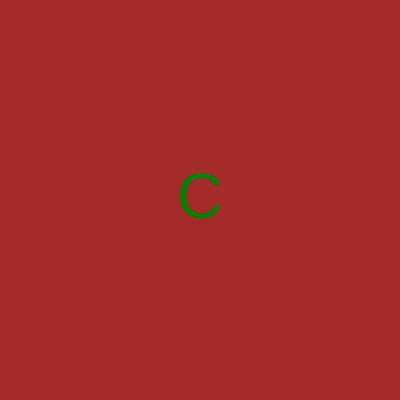
Frame 1 (no input)
Frame 60 (no input): identical to frame 1, image omitted
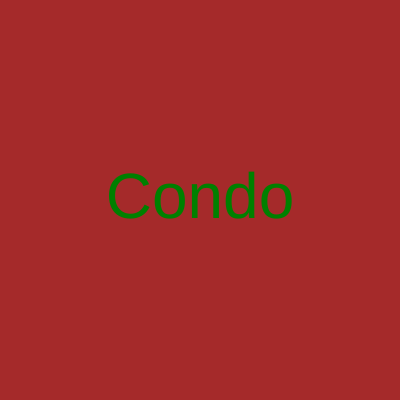
Frame 120 (the mouse pressed at the canvas centre since frame 60)

The p5.js sketch that drew these frames (run headless with seeded random() and noise() and a simulated clock; from frame 60 on, the mouse is pressed at the canvas centre):

// p5.js sketch
// ── sketch.js
let palavra;

function setup() {
  createCanvas(400, 400);

  palavra = palavraAleatoria();
  
}

function palavraAleatoria() {
  
  let palavras = ["Casa", "Apartamento", "Condominio"];
  
  return random(palavras);
}

function inicializaCores() {
  background("brown");
  fill("green");
  textSize(64);
  textAlign(CENTER, CENTER);
}

function palavraParcial(minimo, maximo) {
  let quantidade = map(mouseX, minimo, maximo, 1, palavra.length);
  let parcial = palavra.substring(0, quantidade);
  return parcial;
}

function draw() {
  
  inicializaCores();

  let texto = palavraParcial(0, width);
    
  text(texto, 200, 200);
  
}

function modoNoturno(horario) {
  if (horario > 18) {
    console.log("Você precisa ligar o modo escuro!");
  } else {
    console.log("Modo noturno não é necessário neste momento.");
  }
}

modoNoturno(15);
modoNoturno(20);
